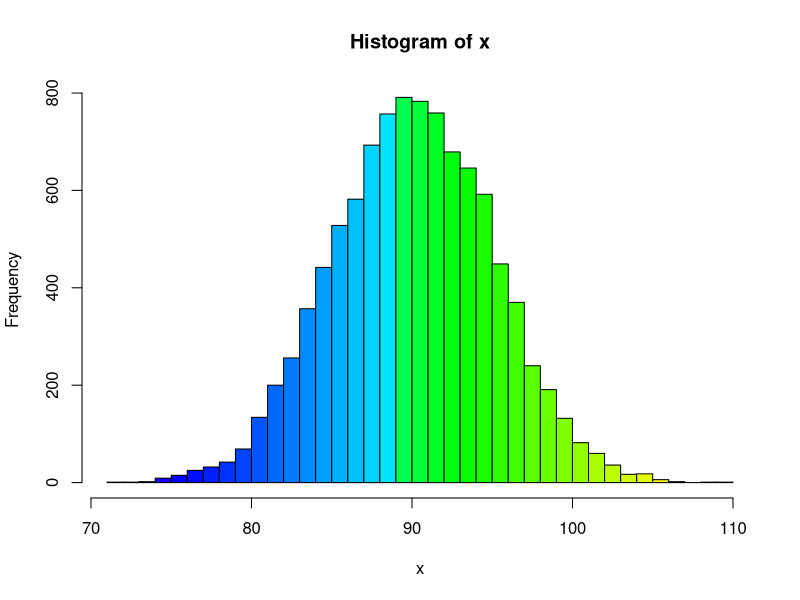
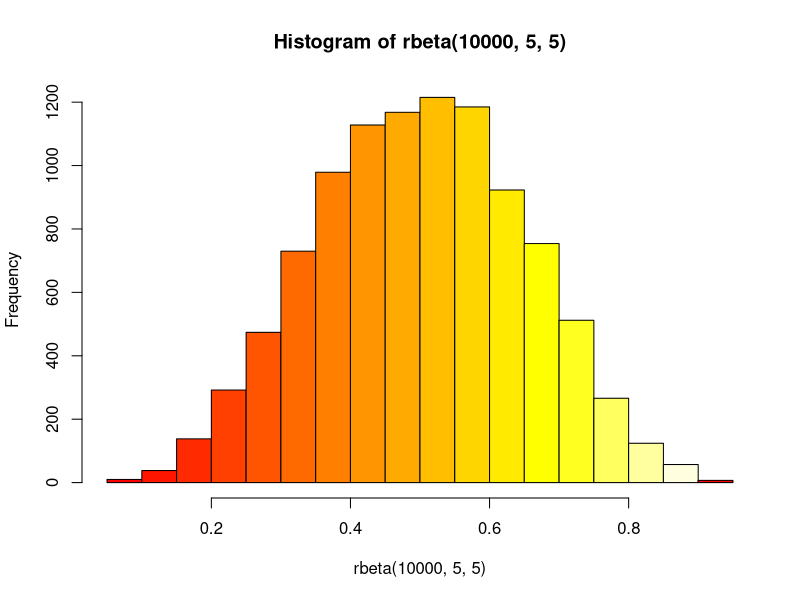
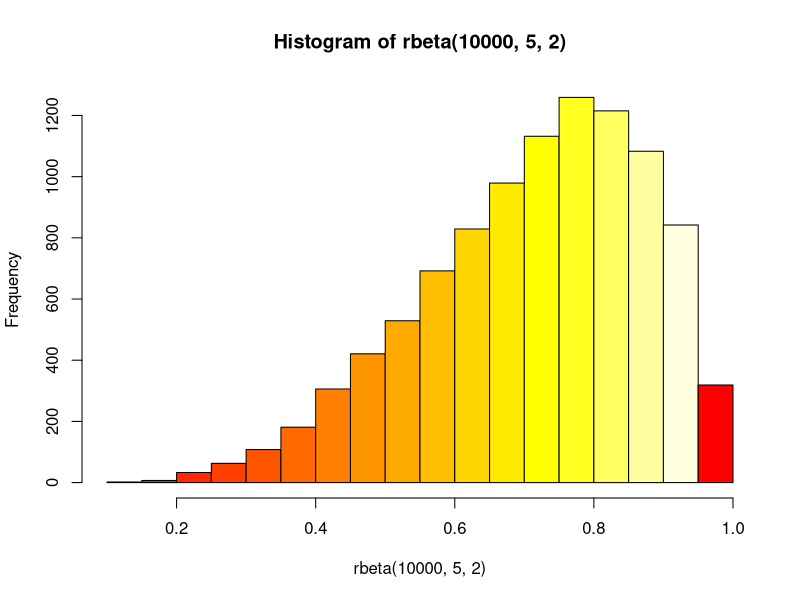
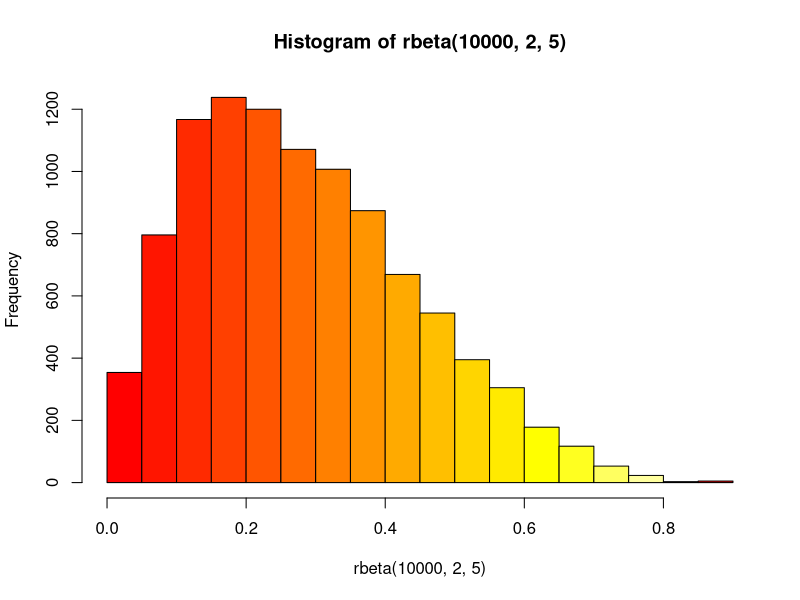
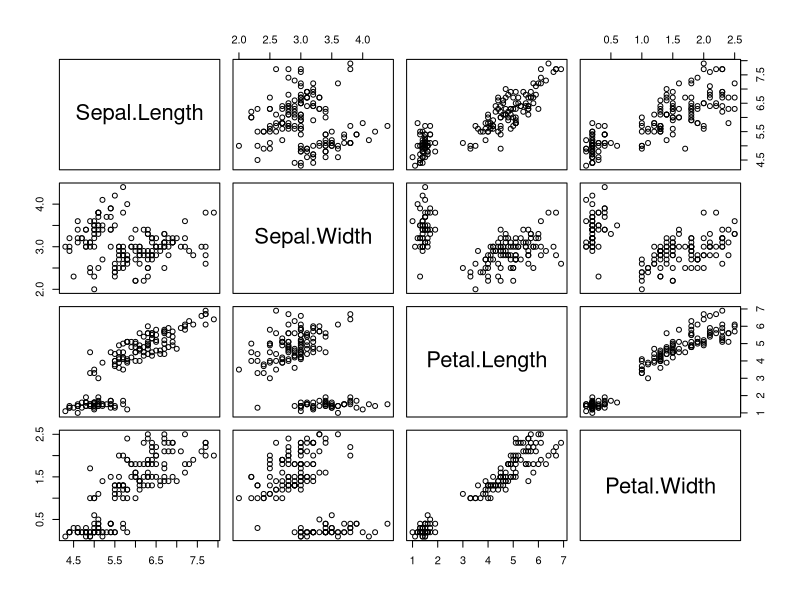
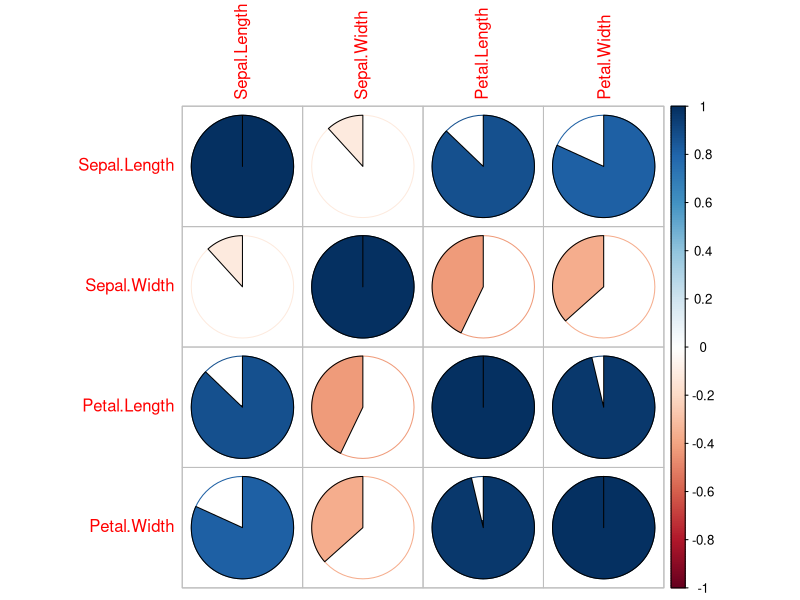

The R source for these figures, in order:
# mean

s1 <- c(165, 168, 170, 163, 168, 165, 164, 172)

mean(s1)

sum(s1)/length(s1)

sum(s1)

length(s1)

s2 <- c(165, 168, 170, 163, 168, 165, 164, 210)

mean(s2)

# median

median(s1)

sort(s1)

median(s2)

# mode

mode <- function(x) {
        uni.x <- unique(x)
        uni.x[which.max(tabulate(match(x, uni.x)))]
}

mode(s1)
mode(s2)


# quantiles

quantile(s1)

x <- rnorm(10000, mean = 90, sd = 5)


# normal distribution

hist(x, breaks = 50, col = topo.colors(50))

# skewness 

hist(rbeta(10000,5,5), col = heat.colors(17)) # normal

hist(rbeta(10000, 5, 2), col = heat.colors(17)) # negatively

hist(rbeta(10000, 2, 5), col = heat.colors(17)) # positively



# 3

# variance and standard deviation

chicken_consumption1 <- c(10, 10, 10)

var(chicken_consumption1)

sd(chicken_consumption1)



chicken_consumption_2 <- c(1, 10, 20)

var(chicken_consumption_2)

sd(chicken_consumption_2)



# correlation

cor(iris[, 1:4])

pairs(iris[, 1:4])

install.packages("corrplot")

library(corrplot)

iris_cor <- cor(iris[, 1:4])


corrplot(iris_cor, method = "pie")


